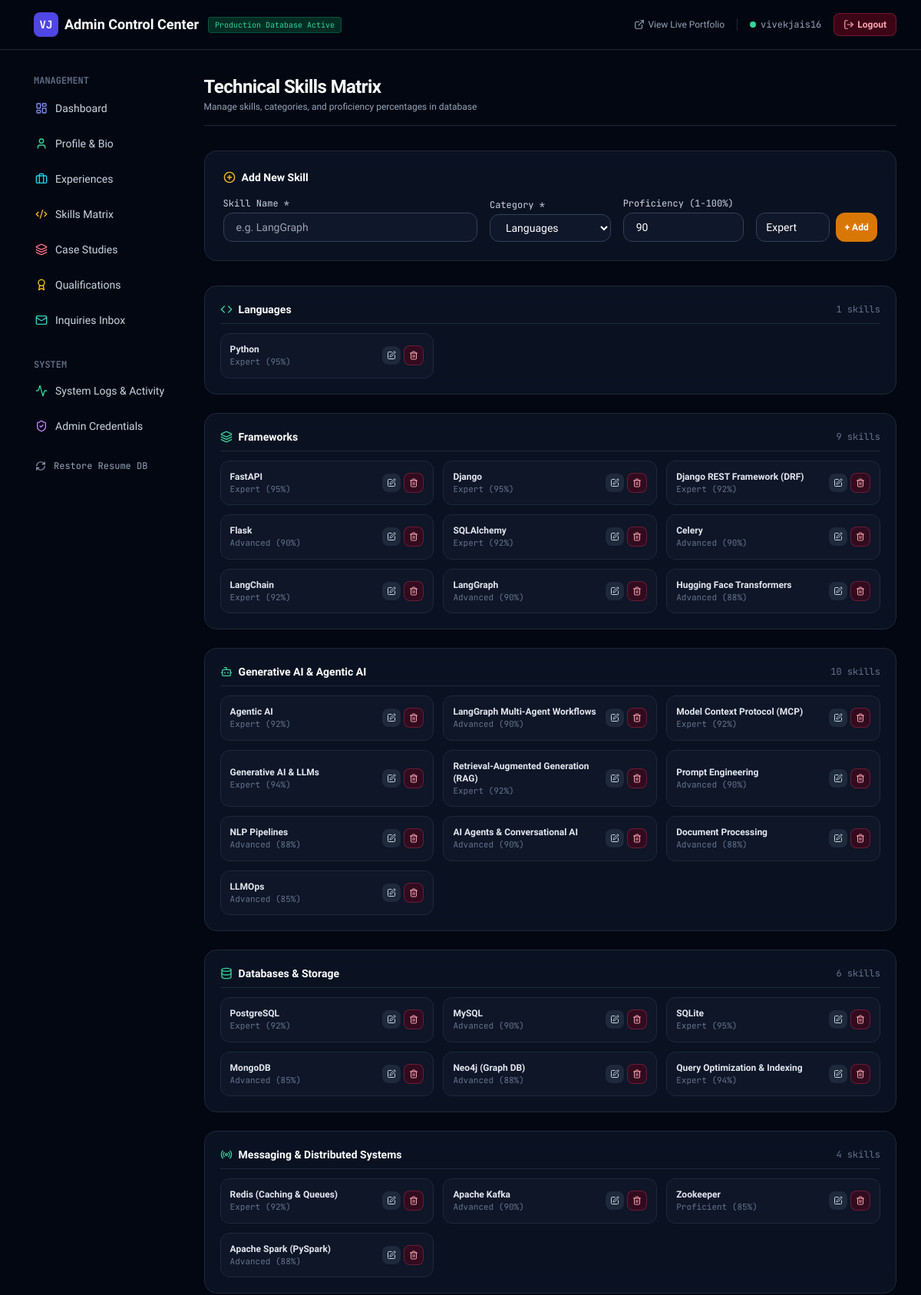
Page /admin/skills (signed in, upper part) on the committed database.
### app/models/skill.py (models this page shows)
class SkillCategory(Base):
    __tablename__ = "skill_categories"
    id = Column(Integer, primary_key=True, index=True)
    name = Column(String(100), nullable=False, unique=True)
    slug = Column(String(100), nullable=False, unique=True)
    icon = Column(String(50), default="layers")
    display_order = Column(Integer, default=0)
    skills = relationship(
        "Skill",
        back_populates="category",
        cascade="all, delete-orphan",
        order_by="Skill.display_order",
    )

class Skill(Base):
    __tablename__ = "skills"
    id = Column(Integer, primary_key=True, index=True)
    category_id = Column(Integer, ForeignKey("skill_categories.id", ondelete="CASCADE"), nullable=False)
    name = Column(String(100), nullable=False)
    proficiency_percentage = Column(Integer, default=90)
    level = Column(String(50), default="Expert")
    is_featured = Column(Boolean, default=False)
    badge_color = Column(String(50), default="indigo")
    display_order = Column(Integer, default=0)
    category = relationship("SkillCategory", back_populates="skills")

### app/admin/router.py (the view)
@admin_router.get("/skills", response_class=HTMLResponse)
async def admin_skills_view(
    request: Request,
    admin_user: str = Depends(require_admin),
    db: Session = Depends(get_db),
):
    categories = PortfolioService.get_skill_categories(db)
    return templates.TemplateResponse(
        request=request,
        name="admin/skills.html",
        context={"admin_user": admin_user, "categories": categories, "edit_skill": None},
    )

### app/templates/admin/skills.html (shortened to what this page needs)
{% extends "admin/base.html" %}
{% block content %}
<div class="space-y-8">
    <div class="flex items-center justify-between border-b border-slate-800 pb-4">
        <div>
            <h1 class="text-2xl font-bold text-white tracking-tight">Technical Skills Matrix</h1>
            <p class="text-xs text-slate-400 mt-0.5">Manage skills, categories, and proficiency percentages in database</p>
        </div>
    </div>
    <div class="glass-panel rounded-2xl p-6 border border-slate-800 space-y-4">
        <h2 class="font-bold text-sm text-white flex items-center gap-2">
            <i data-lucide="plus-circle" class="w-4 h-4 text-amber-400"></i> Add New Skill
        </h2>
        <form action="/admin/skills/add" method="post" class="grid grid-cols-1 sm:grid-cols-5 gap-4 items-end">
            <div class="sm:col-span-2">
                <label class="block text-xs font-mono text-slate-300 mb-1">Skill Name *</label>
                <input type="text" name="name" required placeholder="e.g. LangGraph" class="w-full px-4 py-2 rounded-xl bg-slate-900 border border-slate-700 text-sm text-white focus:outline-none focus:border-amber-500">
            </div>
            <div>
                <label class="block text-xs font-mono text-slate-300 mb-1">Category *</label>
                <select name="category_id" required class="w-full px-4 py-2 rounded-xl bg-slate-900 border border-slate-700 text-sm text-white focus:outline-none focus:border-amber-500">
                    {% for cat in categories %}
                    <option value="{{ cat.id }}">{{ cat.name }}</option>
                    {% endfor %}
                </select>
            </div>
            <div>
                <label class="block text-xs font-mono text-slate-300 mb-1">Proficiency (1-100%)</label>
                <input type="number" name="proficiency" min="1" max="100" value="90" required class="w-full px-4 py-2 rounded-xl bg-slate-900 border border-slate-700 text-sm text-white focus:outline-none focus:border-amber-500">
            </div>
            <div class="flex gap-2">
                <input type="text" name="level" value="Expert" required placeholder="Level" class="w-24 px-3 py-2 rounded-xl bg-slate-900 border border-slate-700 text-sm text-white focus:outline-none focus:border-amber-500">
                <button type="submit" class="flex-grow py-2 rounded-xl font-semibold text-xs bg-amber-600 hover:bg-amber-500 text-white transition">
                    + Add
                </button>
            </div>
        </form>
    </div>
    <div class="space-y-6">
        {% for cat in categories %}
        <div class="glass-panel rounded-2xl p-5 border border-slate-800 space-y-3">
            <div class="flex items-center justify-between border-b border-slate-800 pb-2">
                <h3 class="font-bold text-sm text-white flex items-center gap-2">
                    <i data-lucide="{{ cat.icon }}" class="w-4 h-4 text-emerald-400"></i> {{ cat.name }}
                </h3>
                <span class="text-xs font-mono text-slate-500">{{ cat.skills|length }} skills</span>
            </div>
            <div class="grid grid-cols-1 sm:grid-cols-2 lg:grid-cols-3 gap-3">
                {% for skill in cat.skills %}
                <div class="p-3 rounded-xl bg-slate-900/90 border border-slate-800 flex items-center justify-between gap-2">
                    <div>
                        <div class="text-xs font-semibold text-slate-200">{{ skill.name }}</div>
                        <div class="text-[11px] text-slate-500 font-mono">{{ skill.level }} ({{ skill.proficiency_percentage }}%)</div>
                    </div>
                    <div class="flex items-center gap-1">
                        <a href="/admin/skills/edit/{{ skill.id }}" class="p-1.5 rounded-lg bg-slate-800 hover:bg-slate-700 text-slate-300 transition">
                            <i data-lucide="edit" class="w-3 h-3"></i>
                        </a>
                        <form action="/admin/skills/delete/{{ skill.id }}" method="post" onsubmit="return confirm('Delete this skill?');">
                            <button type="submit" class="p-1.5 rounded-lg bg-rose-950/60 hover:bg-rose-900 text-rose-300 border border-rose-500/30 transition">
                                <i data-lucide="trash-2" class="w-3 h-3"></i>
                            </button>
                        </form>
                    </div>
                </div>
                {% endfor %}
            </div>
        </div>
        {% endfor %}
    </div>
</div>
{% endblock %}

### app/static/css/custom.css (style rules this page uses)
:root { --font-sans: 'Plus Jakarta Sans', -apple-system, BlinkMacSystemFont, 'Segoe UI', Roboto, sans-serif; --font-mono: 'JetBrains Mono', monospace; }
body { font-family: var(--font-sans); background-color: #030712; color: #f3f4f6; overflow-x: hidden; }
.glass-panel { background: rgba(15, 23, 42, 0.7); backdrop-filter: blur(16px); -webkit-backdrop-filter: blur(16px); border: 1px solid rgba(255, 255, 255, 0.08); }
.font-mono { font-family: var(--font-mono); }

### rows in the picture
SkillCategory: name "Languages", skills|length "1"
Skill: name "Python", level "Expert", proficiency_percentage "95"
SkillCategory: name "Frameworks", skills|length "9"
Skill: name "FastAPI", level "Expert", proficiency_percentage "95"
Skill: name "Django", level "Expert", proficiency_percentage "95"
Skill: name "Django REST Framework (DRF)", level "Expert", proficiency_percentage "92"
Skill: name "Flask", level "Advanced", proficiency_percentage "90"
Skill: name "SQLAlchemy", level "Expert", proficiency_percentage "92"
Skill: name "Celery", level "Advanced", proficiency_percentage "90"
Skill: name "LangChain", level "Expert", proficiency_percentage "92"
Skill: name "LangGraph", level "Advanced", proficiency_percentage "90"
Skill: name "Hugging Face Transformers", level "Advanced", proficiency_percentage "88"
SkillCategory: name "Generative AI & Agentic AI", skills|length "10"
Skill: name "Agentic AI", level "Expert", proficiency_percentage "92"
Skill: name "LangGraph Multi-Agent Workflows", level "Advanced", proficiency_percentage "90"
Skill: name "Model Context Protocol (MCP)", level "Expert", proficiency_percentage "92"
Skill: name "Generative AI & LLMs", level "Expert", proficiency_percentage "94"
Skill: name "Retrieval-Augmented Generation (RAG)", level "Expert", proficiency_percentage "92"
Skill: name "Prompt Engineering", level "Advanced", proficiency_percentage "90"
Skill: name "NLP Pipelines", level "Advanced", proficiency_percentage "88"
Skill: name "AI Agents & Conversational AI", level "Advanced", proficiency_percentage "90"
Skill: name "Document Processing", level "Advanced", proficiency_percentage "88"
Skill: name "LLMOps", level "Advanced", proficiency_percentage "85"
SkillCategory: name "Databases & Storage", skills|length "6"
Skill: name "PostgreSQL", level "Expert", proficiency_percentage "92"
Skill: name "MySQL", level "Advanced", proficiency_percentage "90"
Skill: name "SQLite", level "Expert", proficiency_percentage "95"
Skill: name "MongoDB", level "Advanced", proficiency_percentage "85"
Skill: name "Neo4j (Graph DB)", level "Advanced", proficiency_percentage "88"
Skill: name "Query Optimization & Indexing", level "Expert", proficiency_percentage "94"
SkillCategory: name "Messaging & Distributed Systems", skills|length "4"
Skill: name "Redis (Caching & Queues)", level "Expert", proficiency_percentage "92"
Skill: name "Apache Kafka", level "Advanced", proficiency_percentage "90"
Skill: name "Zookeeper", level "Proficient", proficiency_percentage "85"
Skill: name "Apache Spark (PySpark)", level "Advanced", proficiency_percentage "88"

### other values in the picture
{{ admin_user }} "vivekjais16"
form field category_id "Languages"
